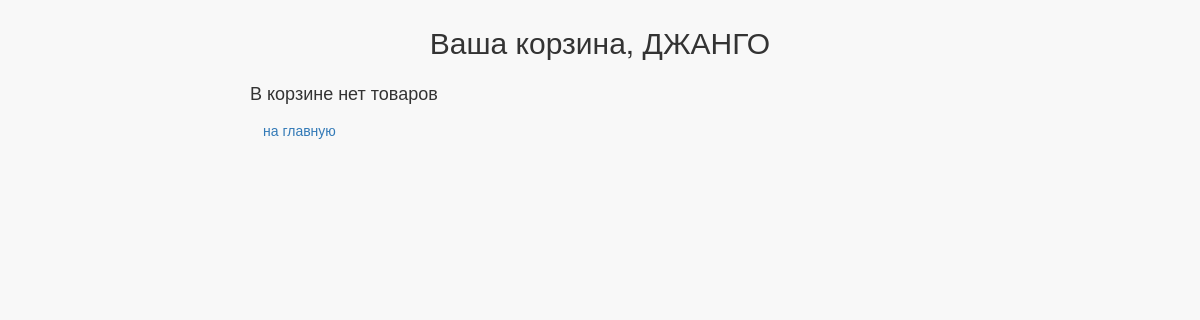
Page /basket/ (signed in) on the earlier database version.
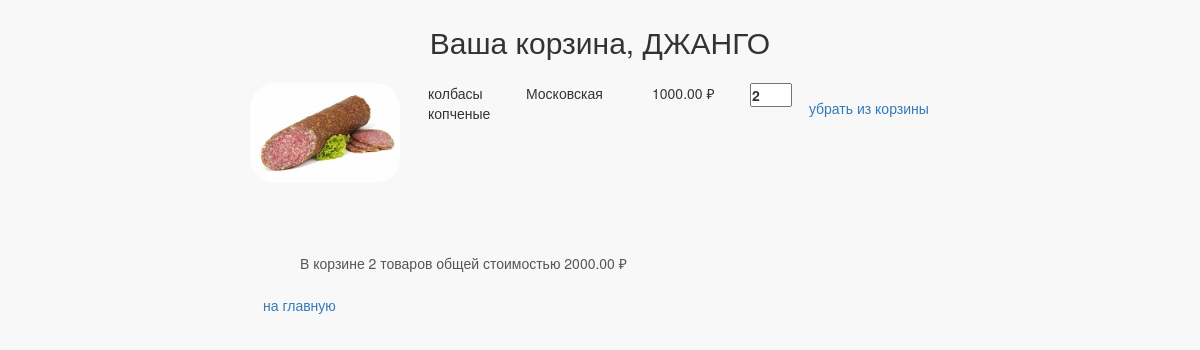
Same page on the later database version.
### authapp/models.py (models this page shows, shortened)
class ShopClient(AbstractUser):
    avatar = models.ImageField(upload_to='users_avatars', blank=True)
    age = models.PositiveIntegerField(verbose_name='возраст', null=True)
    activation_key = models.CharField(max_length=128, blank=True)
    activation_key_expires = models.DateTimeField(default=get_activation_key_expires)
    def basket_cost(self):
        return sum(item.product.price * item.quantity for item in self.user_basket.all())
    def basket_total_quantity(self):
        return sum(item.quantity for item in self.user_basket.all())
    class Meta:
        ordering = ['-is_active', '-is_superuser', '-is_staff', 'username']

### basketapp/models.py (models this page shows, shortened)
class BasketItem(models.Model):
    user = models.ForeignKey(get_user_model(), on_delete=models.CASCADE, related_name='user_basket')
    product = models.ForeignKey(Product, on_delete=models.CASCADE)
    quantity = models.PositiveIntegerField(verbose_name='количество', default=0)
    add_datetime = models.DateTimeField(verbose_name='время', auto_now_add=True)

### mainapp/models.py (models this page shows, shortened)
class Product(models.Model):
    category = models.ForeignKey(ProductCategory, on_delete=models.CASCADE, verbose_name='категория продукта')
    name = models.CharField(verbose_name='имя продукта', max_length=128)
    image = models.ImageField(upload_to='products_images', blank=True)
    short_desc = models.CharField(verbose_name='краткое описание продукта', max_length=64, blank=True)
    description = models.TextField(verbose_name='описание продукта', blank=True)
    price = models.DecimalField(verbose_name='цена продукта', max_digits=8, decimal_places=2, default=0)
    quantity = models.IntegerField(verbose_name='количество на складе', default=0)
    is_active = models.BooleanField(default=True)

class ProductCategory(models.Model):
    name = models.CharField(verbose_name='имя', max_length=128)
    description = models.TextField(verbose_name='описание', blank=True)
    is_active = models.BooleanField(default=True)

### basketapp/views.py (the view)
# urls.py: path('', adminapp.UserList.as_view(), name='index'),
@login_required
def index(request):
    basket_items = BasketItem.objects.filter(user=request.user)
    context = {
        'page_title': 'корзина',
        'basket_items': basket_items,
    }
    return render(request, 'basketapp/index.html', context)

### mainapp/context_processors.py (called while the page is built)
def catalog_menu(request):
    return {'catalog_menu': ProductCategory.objects.filter(is_active=True)}

### basketapp/templates/basketapp/index.html
{% extends 'basketapp/common.html' %}
{% load static %}
{% block content %}
    <div class="basket_list">
        {% include 'basketapp/includes/inc__basket_items.html' %}
    </div>
{% endblock %}

### basketapp/templates/basketapp/common.html (shortened to what this page needs)
<!DOCTYPE html>
{% load static %}
<html lang="en">
<head>
    {% block css %}
        <link rel="stylesheet" type="text/css" href="{% static 'css/bootstrap.min.css' %}">
        <link rel="stylesheet" type="text/css" href="{% static 'css/style.css' %}">
    {% endblock %}
</head>
<body>
<div class="basket_container">
    <div class="h2 text-center head">
        Ваша корзина,
        {{ user.first_name|default:'пользователь'|capfirst }}
    </div>
    {% block content %}
    {% endblock %}
</div>
</body>
</html>

### basketapp/templates/basketapp/includes/inc__basket_items.html
{% if basket_items %}
    {% for item in basket_items %}
        <div class="basket_record">
            <img src="/media/{{ item.product.image }}" alt="{{ item.product.short_desc }}">
            <span class="category_name">{{ item.product.category.name }}</span>
            <span class="product_name">{{ item.product.name }}</span>
            <span class="product_price">{{ item.product.price }}&nbsp;&#8381;</span>
            <label>
                <input class="product_quantity" type="number" name="{{ item.pk }}" min="0"
                       max="{{ item.product.quantity }}"
                       value="{{ item.quantity }}">
            </label>
            <a href="{% url 'basket:delete' item.pk %}" class="btn btn-round">
                убрать из корзины</a>
        </div>
    {% endfor %}
    <div class="basket_summary">
        В корзине {{ user.basket_total_quantity }} товаров общей стоимостью
        {{ user.basket_cost }}&nbsp;&#8381;
    </div>
{% else %}
    <h4>В корзине нет товаров</h4>
{% endif %}
<a href="{% url 'main:index' %}" class="btn btn-round">
    на главную
</a>

Differences in the rows shown:
shown differently, row unchanged: ShopClient "ДЖАНГО": basket_total_quantity (not shown) → "2"; basket_cost (not shown) → "2000.00"
added BasketItem: product.image (picture), product.category.name "колбасы копченые", product.name "Московская", product.price "1000.00", quantity "2"
Other differences:
text no longer shown: "В корзине нет товаров"
text now shown: "В корзине товаров общей стоимостью ₽"
